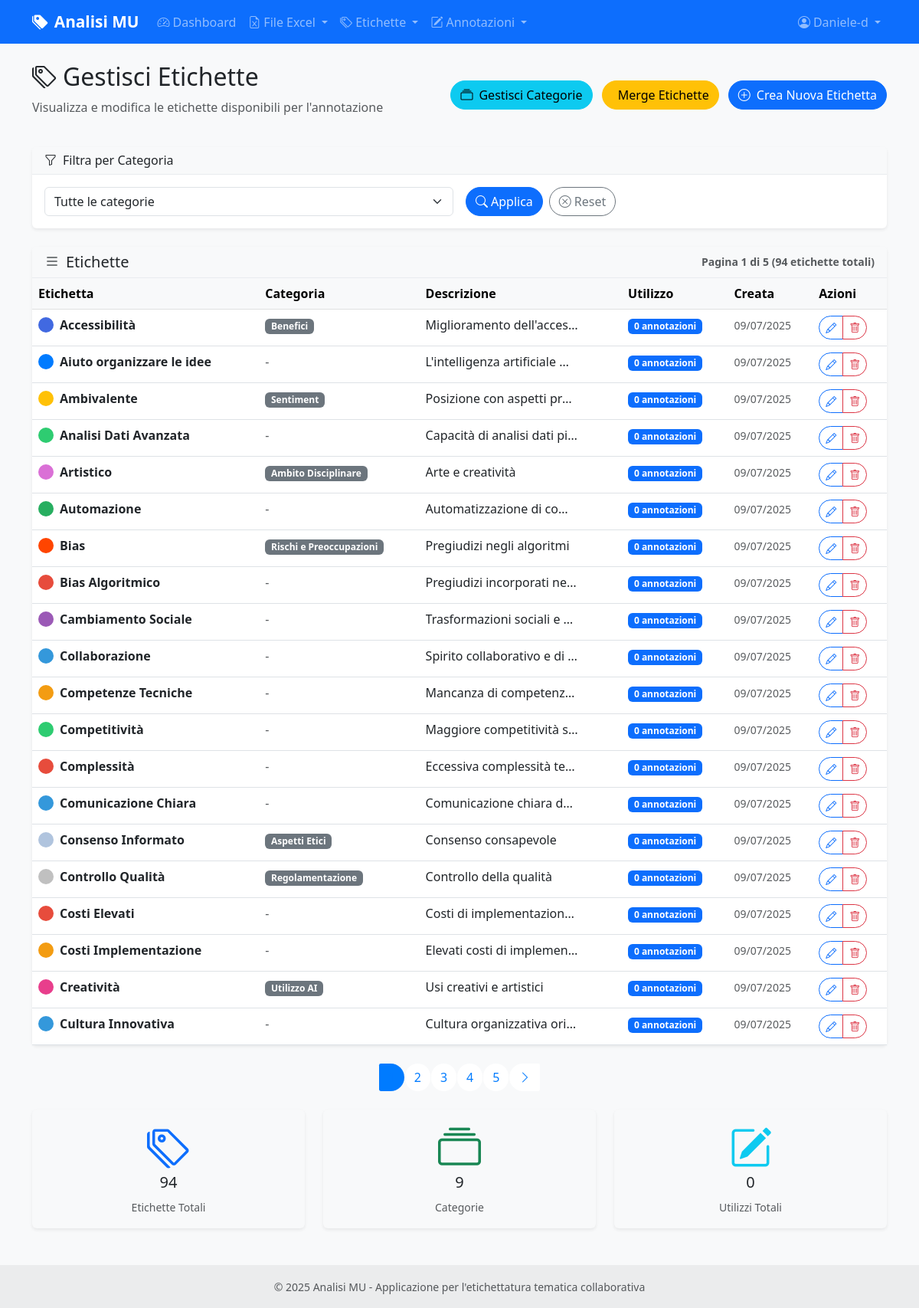
The page /labels/ (signed in) on the database its author committed.
### models.py (models this page shows, shortened)
class User(UserMixin, db.Model):
    id = db.Column(db.Integer, primary_key=True)
    username = db.Column(db.String(80), unique=True, nullable=False)
    email = db.Column(db.String(120), unique=True, nullable=False)
    password_hash = db.Column(db.String(255), nullable=False)
    role = db.Column(db.String(20), default='annotatore')  # 'amministratore' o 'annotatore'
    is_active = db.Column(db.Boolean, default=True)
    last_login = db.Column(db.DateTime)
    created_at = db.Column(db.DateTime, default=datetime.utcnow)
    updated_at = db.Column(db.DateTime, default=datetime.utcnow, onupdate=datetime.utcnow)
    annotations = db.relationship('CellAnnotation', backref='user', lazy=True, cascade='all, delete-orphan')
    def can_manage_users(self):
        return self.role == 'amministratore'

class Label(db.Model):
    id = db.Column(db.Integer, primary_key=True)
    name = db.Column(db.String(100), nullable=False, unique=True)
    description = db.Column(db.Text)
    category_id = db.Column(db.Integer, db.ForeignKey('category.id'), nullable=True)
    category = db.Column(db.String(50))  # Manteniamo per compatibilità, sarà deprecato
    color = db.Column(db.String(7), default='#007bff')  # Colore HEX
    created_at = db.Column(db.DateTime, default=datetime.utcnow)
    updated_at = db.Column(db.DateTime, default=datetime.utcnow, onupdate=datetime.utcnow)
    annotations = db.relationship('CellAnnotation', backref='label', lazy=True, cascade='all, delete-orphan')
    category_obj = db.relationship('Category', foreign_keys=[category_id], back_populates='labels')

### routes/labels.py (the view)
@labels_bp.route('/')
@login_required
def list_labels():
    page = request.args.get('page', 1, type=int)
    category_filter = request.args.get('category', '')
    query = Label.query
    if category_filter:
        query = query.filter_by(category=category_filter)
    labels = query.order_by(Label.name).paginate(
        page=page, per_page=20, error_out=False
    )
    categories = db.session.query(Label.category)\
                          .filter(Label.category.isnot(None))\
                          .distinct()\
                          .all()
    category_names = [cat[0] for cat in categories if cat[0]]
    return render_template('labels/list_labels.html',
                         labels=labels,
                         categories=category_names,
                         current_category=category_filter)

### templates/labels/list_labels.html (shortened to what this page needs)
{% extends "base.html" %}
{% block content %}
<div class="row mb-4">
    <div class="col-12">
        <div class="d-flex justify-content-between align-items-center">
            <div>
                <h2>
                    <i class="bi bi-tags me-2"></i>Gestisci Etichette
                </h2>
                <p class="text-muted">Visualizza e modifica le etichette disponibili per l'annotazione</p>
            </div>
            <div>
                <a href="{{ url_for('labels.list_categories') }}" class="btn btn-info me-2">
                    <i class="bi bi-collection me-2"></i>Gestisci Categorie
                </a>
                <a href="{{ url_for('labels.merge_labels') }}" class="btn btn-warning me-2">
                    Merge Etichette
                </a>
                <a href="{{ url_for('labels.create_label') }}" class="btn btn-primary">
                    <i class="bi bi-plus-circle me-2"></i>Crea Nuova Etichetta
                </a>
            </div>
        </div>
    </div>
</div>
{% if categories %}
<div class="row mb-4">
    <div class="col-12">
        <div class="card">
            <div class="card-header">
                <h6 class="mb-0">
                    <i class="bi bi-funnel me-2"></i>Filtra per Categoria
                </h6>
            </div>
            <div class="card-body">
                <form method="GET" class="row g-3">
                    <div class="col-md-6">
                        <select name="category" id="category" class="form-select" onchange="this.form.submit()">
                            <option value="">Tutte le categorie</option>
                        </select>
                    </div>
                    <div class="col-md-6 d-flex align-items-center">
                        <button type="submit" class="btn btn-primary me-2">
                            <i class="bi bi-search me-1"></i>Applica
                        </button>
                        <a href="{{ url_for('labels.list_labels') }}" class="btn btn-outline-secondary">
                            <i class="bi bi-x-circle me-1"></i>Reset
                        </a>
                    </div>
                </form>
            </div>
        </div>
    </div>
</div>
{% endif %}
{% if labels.items %}
<div class="row">
    <div class="col-12">
        <div class="card">
            <div class="card-header d-flex justify-content-between align-items-center">
                <h5 class="mb-0">
                    <i class="bi bi-list me-2"></i>Etichette
                </h5>
                <small class="text-muted">
                    Pagina {{ labels.page }} di {{ labels.pages }} ({{ labels.total }} etichette totali)
                </small>
            </div>
            <div class="card-body p-0">
                <div class="table-responsive">
                    <table class="table table-hover mb-0">
                        <thead class="table-light">
                            <tr>
                                <th>Etichetta</th>
                                <th>Categoria</th>
                                <th>Descrizione</th>
                                <th>Utilizzo</th>
                                <th>Creata</th>
                                <th>Azioni</th>
                            </tr>
                        </thead>
                        <tbody>
                            {% for label in labels.items %}
                            <tr>
                                <td>
                                    <div class="d-flex align-items-center">
                                        <span class="badge me-2" style="background-color: {{ label.color }}; width: 20px; height: 20px; border-radius: 50%;">&nbsp;</span>
                                        <strong>{{ label.name }}</strong>
                                    </div>
                                </td>
                                <td>
                                    {% if label.category %}
                                    <span class="badge bg-secondary">{{ label.category }}</span>
                                    {% else %}
                                    <span class="text-muted">-</span>
                                    {% endif %}
                                </td>
                                <td>
                                    {% if label.description %}
                                    <div class="text-truncate" style="max-width: 200px;" title="{{ label.description }}">
                                        {{ label.description }}
                                    </div>
                                    {% else %}
                                    <span class="text-muted">Nessuna descrizione</span>
                                    {% endif %}
                                </td>
                                <td>
                                    <span class="badge bg-primary">{{ label.annotations|length }} annotazioni</span>
                                </td>
                                <td>
                                    <small class="text-muted">{{ label.created_at.strftime('%d/%m/%Y') }}</small>
                                </td>
                                <td>
                                    <div class="btn-group btn-group-sm" role="group">
                                        <a href="{{ url_for('labels.edit_label', label_id=label.id) }}"
                                           class="btn btn-outline-primary"
                                           title="Modifica etichetta">
                                            <i class="bi bi-pencil"></i>
                                        </a>
                                        {% if label.annotations|length == 0 %}
                                        <button type="button"
                                                class="btn btn-outline-danger"
                                                title="Elimina etichetta"
                                                onclick="confirmDelete('{{ label.name }}', '{{ url_for('labels.delete_label', label_id=label.id) }}')">
                                            <i class="bi bi-trash"></i>
                                        </button>
                                        {% else %}
                                        <button type="button"
                                                class="btn btn-outline-secondary disabled"
                                                title="Non può essere eliminata: in uso in {{ label.annotations|length }} annotazioni">
                                            <i class="bi bi-lock"></i>
                                        </button>
                                        {% endif %}
                                    </div>
                                </td>
                            </tr>
                            {% endfor %}
                        </tbody>
                    </table>
                </div>
            </div>
        </div>
    </div>
</div>
{% if labels.pages > 1 %}
<nav aria-label="Navigazione etichette" class="mt-4">
    <ul class="pagination justify-content-center">
        {% for page_num in labels.iter_pages() %}
        {% if page_num %}
        {% if page_num != labels.page %}
        <li class="page-item">
            <a class="page-link" href="{{ url_for('labels.list_labels', page=page_num, category=current_category) }}">
                {{ page_num }}
            </a>
        </li>
        {% else %}
        <li class="page-item active">
            <span class="page-link">{{ page_num }}</span>
        </li>
        {% endif %}
        {% else %}
        <li class="page-item disabled">
            <span class="page-link">…</span>
        </li>
        {% endif %}
        {% endfor %}
        {% if labels.has_next %}
        <li class="page-item">
            <a class="page-link" href="{{ url_for('labels.list_labels', page=labels.next_num, category=current_category) }}">
                <i class="bi bi-chevron-right"></i>
            </a>
        </li>
        {% endif %}
    </ul>
</nav>
{% endif %}
{% endif %}
<div class="row mt-4">
    <div class="col-md-4">
        <div class="card bg-light">
            <div class="card-body text-center">
                <i class="bi bi-tags display-4 text-primary mb-2"></i>
                <h5>{{ labels.total }}</h5>
                <small class="text-muted">Etichette Totali</small>
            </div>
        </div>
    </div>
    <div class="col-md-4">
        <div class="card bg-light">
            <div class="card-body text-center">
                <i class="bi bi-collection display-4 text-success mb-2"></i>
                <h5>{{ categories|length }}</h5>
                <small class="text-muted">Categorie</small>
            </div>
        </div>
    </div>
    <div class="col-md-4">
        <div class="card bg-light">
            <div class="card-body text-center">
                <i class="bi bi-pencil-square display-4 text-info mb-2"></i>
                <h5>
                    {% set total_usage = labels.items|map(attribute='annotations')|map('length')|sum %}
                    {{ total_usage }}
                </h5>
                <small class="text-muted">Utilizzi Totali</small>
            </div>
        </div>
    </div>
</div>
{% endblock %}

### templates/base.html (shortened to what this page needs)
<!DOCTYPE html>
<html lang="it">
<head>
    <link href="https://cdn.jsdelivr.net/npm/bootstrap@5.3.0/dist/css/bootstrap.min.css" rel="stylesheet">
    <link href="https://cdn.jsdelivr.net/npm/bootstrap-icons@1.10.0/font/bootstrap-icons.css" rel="stylesheet">
    <link href="{{ url_for('static', filename='css/style.css') }}" rel="stylesheet">
</head>
<body>
    <nav class="navbar navbar-expand-lg navbar-dark bg-primary">
        <div class="container">
            <a class="navbar-brand" href="{{ url_for('main.index') }}">
                <i class="bi bi-tags-fill me-2"></i>Analisi MU
            </a>
            <div class="collapse navbar-collapse" id="navbarNav">
                <ul class="navbar-nav me-auto">
                    {% if current_user.is_authenticated %}
                    <li class="nav-item">
                        <a class="nav-link" href="{{ url_for('main.dashboard') }}">
                            <i class="bi bi-speedometer2 me-1"></i>Dashboard
                        </a>
                    </li>
                    <li class="nav-item dropdown">
                        <a class="nav-link dropdown-toggle" href="#" id="excelDropdown" role="button" data-bs-toggle="dropdown">
                            <i class="bi bi-file-earmark-excel me-1"></i>File Excel
                        </a>
                    </li>
                    <li class="nav-item dropdown">
                        <a class="nav-link dropdown-toggle" href="#" id="labelsDropdown" role="button" data-bs-toggle="dropdown">
                            <i class="bi bi-tags me-1"></i>Etichette
                        </a>
                    </li>
                    <li class="nav-item dropdown">
                        <a class="nav-link dropdown-toggle" href="#" id="annotationDropdown" role="button" data-bs-toggle="dropdown">
                            <i class="bi bi-pencil-square me-1"></i>Annotazioni
                        </a>
                    </li>
                    {% endif %}
                </ul>
                <ul class="navbar-nav">
                    {% if current_user.is_authenticated %}
                    <li class="nav-item dropdown">
                        <a class="nav-link dropdown-toggle" href="#" id="userDropdown" role="button" data-bs-toggle="dropdown">
                            <i class="bi bi-person-circle me-1"></i>{{ current_user.username }}
                        </a>
                    </li>
                    {% endif %}
                </ul>
            </div>
        </div>
    </nav>
    <main class="container my-4">
        {% block content %}{% endblock %}
    </main>
    <footer class="bg-light text-center text-lg-start mt-5">
        <div class="text-center p-3" style="background-color: rgba(0, 0, 0, 0.05);">
            <small class="text-muted">
                © 2025 Analisi MU - Applicazione per l'etichettatura tematica collaborativa
            </small>
        </div>
    </footer>
</body>
</html>

### static/css/style.css (style rules this page uses)
:root { --primary-color: #007bff; --success-color: #28a745; --warning-color: #ffc107; --danger-color: #dc3545; --info-color: #17a2b8; --light-color: #f8f9fa; --dark-color: #343a40; }
body { font-family: 'Segoe UI', Tahoma, Geneva, Verdana, sans-serif; background-color: #f8f9fa; }
.navbar-brand { font-weight: 600; font-size: 1.3rem; }
.card { border: none; box-shadow: 0 0.125rem 0.25rem rgba(0, 0, 0, 0.075); transition: box-shadow 0.15s ease-in-out; }
.card-header { background-color: #f8f9fa; border-bottom: 1px solid #e9ecef; font-weight: 600; }
.pagination .page-link { border-radius: 50px; margin: 0 2px; border: none; color: var(--primary-color); }
.pagination .page-item.active .page-link { background-color: var(--primary-color); border-color: var(--primary-color); }
.btn { border-radius: 50px; font-weight: 500; transition: all 0.2s ease; }
footer { margin-top: auto; }

### rows shown on the page
User: username "Daniele-d"
Label: name "Accessibilità", category "Benefici", description "Miglioramento dell'acces…", annotations|length "0", created_at "09/07/2025"
Label: name "Aiuto organizzare le idee", description "L'intelligenza artificiale…", annotations|length "0", created_at "09/07/2025"
Label: name "Ambivalente", category "Sentiment", description "Posizione con aspetti pr…", annotations|length "0", created_at "09/07/2025"
Label: name "Analisi Dati Avanzata", description "Capacità di analisi dati pi…", annotations|length "0", created_at "09/07/2025"
Label: name "Artistico", category "Ambito Disciplinare", description "Arte e creatività", annotations|length "0", created_at "09/07/2025"
Label: name "Automazione", description "Automatizzazione di co…", annotations|length "0", created_at "09/07/2025"
Label: name "Bias", category "Rischi e Preoccupazioni", description "Pregiudizi negli algoritmi", annotations|length "0", created_at "09/07/2025"
Label: name "Bias Algoritmico", description "Pregiudizi incorporati ne…", annotations|length "0", created_at "09/07/2025"
Label: name "Cambiamento Sociale", description "Trasformazioni sociali e…", annotations|length "0", created_at "09/07/2025"
Label: name "Collaborazione", description "Spirito collaborativo e di…", annotations|length "0", created_at "09/07/2025"
Label: name "Competenze Tecniche", description "Mancanza di competenz…", annotations|length "0", created_at "09/07/2025"
Label: name "Competitività", description "Maggiore competitività s…", annotations|length "0", created_at "09/07/2025"
Label: name "Complessità", description "Eccessiva complessità te…", annotations|length "0", created_at "09/07/2025"
Label: name "Comunicazione Chiara", description "Comunicazione chiara d…", annotations|length "0", created_at "09/07/2025"
Label: name "Consenso Informato", category "Aspetti Etici", description "Consenso consapevole", annotations|length "0", created_at "09/07/2025"
Label: name "Controllo Qualità", category "Regolamentazione", description "Controllo della qualità", annotations|length "0", created_at "09/07/2025"
Label: name "Costi Elevati", description "Costi di implementazion…", annotations|length "0", created_at "09/07/2025"
Label: name "Costi Implementazione", description "Elevati costi di implemen…", annotations|length "0", created_at "09/07/2025"
Label: name "Creatività", category "Utilizzo AI", description "Usi creativi e artistici", annotations|length "0", created_at "09/07/2025"
Label: name "Cultura Innovativa", description "Cultura organizzativa ori…", annotations|length "0", created_at "09/07/2025"

### other values the page prints
{{ labels.page }} "1"
{{ labels.pages }} "5"
{{ labels.total }} "94"
{{ page_num }} "2" "3" "4" "5"
{{ categories|length }} "9"
{{ total_usage }} "0"
